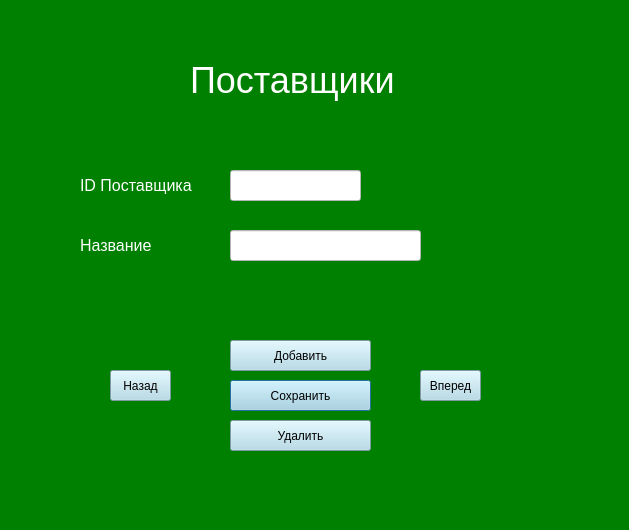
<?xml version="1.0" encoding="UTF-8"?>
<ui version="4.0">
 <class>SupplierForm</class>
 <widget class="QDialog" name="SupplierForm">
  <property name="geometry">
   <rect>
    <x>0</x>
    <y>0</y>
    <width>629</width>
    <height>530</height>
   </rect>
  </property>
  <property name="windowTitle">
   <string>Dialog</string>
  </property>
  <property name="styleSheet">
   <string notr="true">background-color:green;</string>
  </property>
  <widget class="QPushButton" name="save">
   <property name="geometry">
    <rect>
     <x>230</x>
     <y>380</y>
     <width>141</width>
     <height>31</height>
    </rect>
   </property>
   <property name="styleSheet">
    <string notr="true">color: black;
background-color: lightblue</string>
   </property>
   <property name="text">
    <string>Сохранить</string>
   </property>
  </widget>
  <widget class="QPushButton" name="previous">
   <property name="geometry">
    <rect>
     <x>110</x>
     <y>370</y>
     <width>61</width>
     <height>31</height>
    </rect>
   </property>
   <property name="styleSheet">
    <string notr="true">color: black;
background-color: lightblue</string>
   </property>
   <property name="text">
    <string>Назад</string>
   </property>
  </widget>
  <widget class="QPushButton" name="next">
   <property name="geometry">
    <rect>
     <x>420</x>
     <y>370</y>
     <width>61</width>
     <height>31</height>
    </rect>
   </property>
   <property name="styleSheet">
    <string notr="true">color:black;
background-color: lightblue</string>
   </property>
   <property name="text">
    <string>Вперед</string>
   </property>
  </widget>
  <widget class="QPushButton" name="add">
   <property name="geometry">
    <rect>
     <x>230</x>
     <y>340</y>
     <width>141</width>
     <height>31</height>
    </rect>
   </property>
   <property name="styleSheet">
    <string notr="true">color: black;
background-color: lightblue</string>
   </property>
   <property name="text">
    <string>Добавить</string>
   </property>
  </widget>
  <widget class="QPushButton" name="delete_2">
   <property name="geometry">
    <rect>
     <x>230</x>
     <y>420</y>
     <width>141</width>
     <height>31</height>
    </rect>
   </property>
   <property name="styleSheet">
    <string notr="true">color: black;
background-color: lightblue</string>
   </property>
   <property name="text">
    <string>Удалить</string>
   </property>
  </widget>
  <widget class="QLineEdit" name="supplier_id">
   <property name="geometry">
    <rect>
     <x>230</x>
     <y>170</y>
     <width>131</width>
     <height>31</height>
    </rect>
   </property>
   <property name="styleSheet">
    <string notr="true">background-color: white;
color:black;
font-size: 16px</string>
   </property>
  </widget>
  <widget class="QLineEdit" name="supplier_name">
   <property name="geometry">
    <rect>
     <x>230</x>
     <y>230</y>
     <width>191</width>
     <height>31</height>
    </rect>
   </property>
   <property name="styleSheet">
    <string notr="true">background-color: white;
color:black;
font-size:16px</string>
   </property>
  </widget>
  <widget class="QLabel" name="label_3">
   <property name="geometry">
    <rect>
     <x>190</x>
     <y>50</y>
     <width>231</width>
     <height>61</height>
    </rect>
   </property>
   <property name="styleSheet">
    <string notr="true">color:white;
font-size: 36px</string>
   </property>
   <property name="text">
    <string>Поставщики</string>
   </property>
  </widget>
  <widget class="QLabel" name="label">
   <property name="geometry">
    <rect>
     <x>80</x>
     <y>170</y>
     <width>131</width>
     <height>31</height>
    </rect>
   </property>
   <property name="styleSheet">
    <string notr="true">color: white;
font-size: 16px</string>
   </property>
   <property name="text">
    <string>ID Поставщика</string>
   </property>
  </widget>
  <widget class="QLabel" name="label_2">
   <property name="geometry">
    <rect>
     <x>80</x>
     <y>230</y>
     <width>81</width>
     <height>31</height>
    </rect>
   </property>
   <property name="styleSheet">
    <string notr="true">color: white;
font-size: 16px</string>
   </property>
   <property name="text">
    <string>Название</string>
   </property>
  </widget>
 </widget>
 <resources/>
 <connections/>
</ui>
